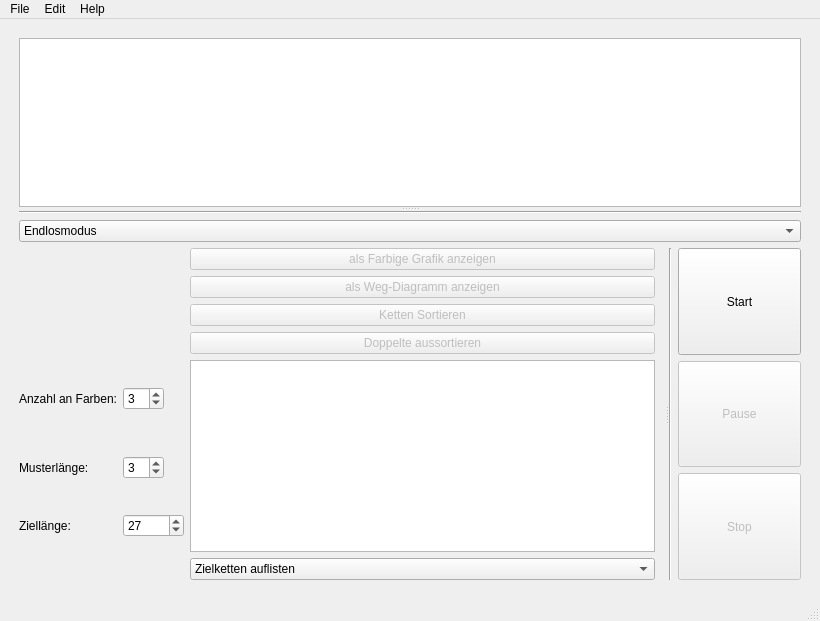
<?xml version="1.0" encoding="UTF-8"?>
<ui version="4.0">
 <class>MainWindow</class>
 <widget class="QMainWindow" name="MainWindow">
  <property name="enabled">
   <bool>true</bool>
  </property>
  <property name="geometry">
   <rect>
    <x>0</x>
    <y>0</y>
    <width>820</width>
    <height>621</height>
   </rect>
  </property>
  <property name="windowTitle">
   <string>MainWindow</string>
  </property>
  <widget class="QWidget" name="centralwidget">
   <layout class="QGridLayout" name="gridLayout_4">
    <item row="0" column="2">
     <spacer name="verticalSpacer">
      <property name="orientation">
       <enum>Qt::Vertical</enum>
      </property>
      <property name="sizeType">
       <enum>QSizePolicy::Fixed</enum>
      </property>
      <property name="sizeHint" stdset="0">
       <size>
        <width>20</width>
        <height>10</height>
       </size>
      </property>
     </spacer>
    </item>
    <item row="1" column="0">
     <spacer name="horizontalSpacer">
      <property name="orientation">
       <enum>Qt::Horizontal</enum>
      </property>
      <property name="sizeType">
       <enum>QSizePolicy::Fixed</enum>
      </property>
      <property name="sizeHint" stdset="0">
       <size>
        <width>10</width>
        <height>20</height>
       </size>
      </property>
     </spacer>
    </item>
    <item row="1" column="3">
     <spacer name="horizontalSpacer_2">
      <property name="orientation">
       <enum>Qt::Horizontal</enum>
      </property>
      <property name="sizeType">
       <enum>QSizePolicy::Fixed</enum>
      </property>
      <property name="sizeHint" stdset="0">
       <size>
        <width>10</width>
        <height>20</height>
       </size>
      </property>
     </spacer>
    </item>
    <item row="3" column="2">
     <spacer name="verticalSpacer_2">
      <property name="orientation">
       <enum>Qt::Vertical</enum>
      </property>
      <property name="sizeType">
       <enum>QSizePolicy::Fixed</enum>
      </property>
      <property name="sizeHint" stdset="0">
       <size>
        <width>20</width>
        <height>10</height>
       </size>
      </property>
     </spacer>
    </item>
    <item row="1" column="2">
     <widget class="QSplitter" name="splitter_2">
      <property name="orientation">
       <enum>Qt::Vertical</enum>
      </property>
      <widget class="QTextBrowser" name="TextBrowser_3">
       <property name="enabled">
        <bool>true</bool>
       </property>
       <property name="cursor" stdset="0">
        <cursorShape>ArrowCursor</cursorShape>
       </property>
       <property name="html">
        <string>&lt;!DOCTYPE HTML PUBLIC &quot;-//W3C//DTD HTML 4.0//EN&quot; &quot;http://www.w3.org/TR/REC-html40/strict.dtd&quot;&gt;
&lt;html&gt;&lt;head&gt;&lt;meta name=&quot;qrichtext&quot; content=&quot;1&quot; /&gt;&lt;style type=&quot;text/css&quot;&gt;
p, li { white-space: pre-wrap; }
&lt;/style&gt;&lt;/head&gt;&lt;body style=&quot; font-family:'Pixellari Bold'; font-size:10pt; font-weight:400; font-style:normal;&quot;&gt;
&lt;p style=&quot;-qt-paragraph-type:empty; margin-top:0px; margin-bottom:0px; margin-left:0px; margin-right:0px; -qt-block-indent:0; text-indent:0px;&quot;&gt;&lt;br /&gt;&lt;/p&gt;&lt;/body&gt;&lt;/html&gt;</string>
       </property>
      </widget>
      <widget class="QWidget" name="verticalLayoutWidget">
       <layout class="QVBoxLayout" name="verticalLayout">
        <item>
         <widget class="Line" name="line">
          <property name="orientation">
           <enum>Qt::Horizontal</enum>
          </property>
         </widget>
        </item>
        <item>
         <widget class="QComboBox" name="ModeChooser">
          <property name="toolTip">
           <string>&lt;html&gt;&lt;head/&gt;&lt;body&gt;&lt;p&gt;Wähle einen Modus aus&lt;/p&gt;&lt;/body&gt;&lt;/html&gt;</string>
          </property>
          <property name="currentIndex">
           <number>2</number>
          </property>
          <item>
           <property name="text">
            <string>Ein einzelner Durchlauf</string>
           </property>
          </item>
          <item>
           <property name="text">
            <string>Bis Ziellänge erreicht ist.</string>
           </property>
          </item>
          <item>
           <property name="text">
            <string>Endlosmodus</string>
           </property>
          </item>
         </widget>
        </item>
        <item>
         <widget class="QSplitter" name="splitter_3">
          <property name="orientation">
           <enum>Qt::Horizontal</enum>
          </property>
          <widget class="QWidget" name="horizontalLayoutWidget_3">
           <layout class="QHBoxLayout" name="horizontalLayout_3">
            <item>
             <layout class="QGridLayout" name="gridLayout">
              <item row="4" column="0">
               <widget class="QLabel" name="label_3">
                <property name="sizePolicy">
                 <sizepolicy hsizetype="Fixed" vsizetype="Preferred">
                  <horstretch>0</horstretch>
                  <verstretch>0</verstretch>
                 </sizepolicy>
                </property>
                <property name="text">
                 <string>Anzahl an Farben:</string>
                </property>
               </widget>
              </item>
              <item row="5" column="0">
               <widget class="QLabel" name="label_4">
                <property name="enabled">
                 <bool>true</bool>
                </property>
                <property name="sizePolicy">
                 <sizepolicy hsizetype="Fixed" vsizetype="Preferred">
                  <horstretch>0</horstretch>
                  <verstretch>0</verstretch>
                 </sizepolicy>
                </property>
                <property name="text">
                 <string>Musterlänge:</string>
                </property>
               </widget>
              </item>
              <item row="0" column="2">
               <widget class="QPushButton" name="DisplayButton">
                <property name="enabled">
                 <bool>false</bool>
                </property>
                <property name="text">
                 <string>als Farbige Grafik anzeigen</string>
                </property>
               </widget>
              </item>
              <item row="5" column="1">
               <widget class="QSpinBox" name="PatternChooser">
                <property name="enabled">
                 <bool>true</bool>
                </property>
                <property name="sizePolicy">
                 <sizepolicy hsizetype="Fixed" vsizetype="Fixed">
                  <horstretch>0</horstretch>
                  <verstretch>0</verstretch>
                 </sizepolicy>
                </property>
                <property name="wrapping">
                 <bool>false</bool>
                </property>
                <property name="frame">
                 <bool>true</bool>
                </property>
                <property name="minimum">
                 <number>1</number>
                </property>
                <property name="maximum">
                 <number>10</number>
                </property>
                <property name="value">
                 <number>3</number>
                </property>
               </widget>
              </item>
              <item row="1" column="2">
               <widget class="QPushButton" name="DiagramButton">
                <property name="enabled">
                 <bool>false</bool>
                </property>
                <property name="text">
                 <string>als Weg-Diagramm anzeigen</string>
                </property>
               </widget>
              </item>
              <item row="4" column="2" rowspan="3">
               <widget class="QTextBrowser" name="info">
                <property name="sizePolicy">
                 <sizepolicy hsizetype="Expanding" vsizetype="MinimumExpanding">
                  <horstretch>0</horstretch>
                  <verstretch>0</verstretch>
                 </sizepolicy>
                </property>
               </widget>
              </item>
              <item row="2" column="2">
               <widget class="QPushButton" name="SortButton">
                <property name="enabled">
                 <bool>false</bool>
                </property>
                <property name="text">
                 <string>Ketten Sortieren</string>
                </property>
               </widget>
              </item>
              <item row="6" column="0">
               <widget class="QLabel" name="label_5">
                <property name="sizePolicy">
                 <sizepolicy hsizetype="Fixed" vsizetype="Preferred">
                  <horstretch>0</horstretch>
                  <verstretch>0</verstretch>
                 </sizepolicy>
                </property>
                <property name="text">
                 <string>Ziellänge:</string>
                </property>
               </widget>
              </item>
              <item row="8" column="2">
               <widget class="QComboBox" name="InfoChooser">
                <property name="currentIndex">
                 <number>1</number>
                </property>
                <item>
                 <property name="text">
                  <string>aktuellsten Längenrekord anzeigen</string>
                 </property>
                </item>
                <item>
                 <property name="text">
                  <string>Zielketten auflisten</string>
                 </property>
                </item>
               </widget>
              </item>
              <item row="4" column="1">
               <widget class="QSpinBox" name="ColorChooser">
                <property name="sizePolicy">
                 <sizepolicy hsizetype="Fixed" vsizetype="Fixed">
                  <horstretch>0</horstretch>
                  <verstretch>0</verstretch>
                 </sizepolicy>
                </property>
                <property name="minimum">
                 <number>1</number>
                </property>
                <property name="maximum">
                 <number>10</number>
                </property>
                <property name="value">
                 <number>3</number>
                </property>
               </widget>
              </item>
              <item row="3" column="2">
               <widget class="QPushButton" name="SortoutButton">
                <property name="enabled">
                 <bool>false</bool>
                </property>
                <property name="text">
                 <string>Doppelte aussortieren</string>
                </property>
               </widget>
              </item>
              <item row="6" column="1">
               <widget class="QSpinBox" name="GoalChooser">
                <property name="sizePolicy">
                 <sizepolicy hsizetype="Fixed" vsizetype="Fixed">
                  <horstretch>0</horstretch>
                  <verstretch>0</verstretch>
                 </sizepolicy>
                </property>
                <property name="minimum">
                 <number>1</number>
                </property>
                <property name="maximum">
                 <number>10000</number>
                </property>
                <property name="value">
                 <number>27</number>
                </property>
               </widget>
              </item>
              <item row="2" column="3">
               <spacer name="horizontalSpacer_3">
                <property name="orientation">
                 <enum>Qt::Horizontal</enum>
                </property>
                <property name="sizeType">
                 <enum>QSizePolicy::Fixed</enum>
                </property>
                <property name="sizeHint" stdset="0">
                 <size>
                  <width>10</width>
                  <height>20</height>
                 </size>
                </property>
               </spacer>
              </item>
             </layout>
            </item>
           </layout>
          </widget>
          <widget class="QWidget" name="gridLayoutWidget_2">
           <layout class="QGridLayout" name="gridLayout_3">
            <item row="0" column="1">
             <widget class="QPushButton" name="Start_2">
              <property name="sizePolicy">
               <sizepolicy hsizetype="Minimum" vsizetype="MinimumExpanding">
                <horstretch>0</horstretch>
                <verstretch>0</verstretch>
               </sizepolicy>
              </property>
              <property name="text">
               <string>Start</string>
              </property>
             </widget>
            </item>
            <item row="2" column="1">
             <widget class="QPushButton" name="Stop_2">
              <property name="enabled">
               <bool>false</bool>
              </property>
              <property name="sizePolicy">
               <sizepolicy hsizetype="Minimum" vsizetype="Expanding">
                <horstretch>0</horstretch>
                <verstretch>0</verstretch>
               </sizepolicy>
              </property>
              <property name="text">
               <string>Stop</string>
              </property>
             </widget>
            </item>
            <item row="1" column="1">
             <widget class="QPushButton" name="Pause_2">
              <property name="enabled">
               <bool>false</bool>
              </property>
              <property name="sizePolicy">
               <sizepolicy hsizetype="Minimum" vsizetype="Expanding">
                <horstretch>0</horstretch>
                <verstretch>0</verstretch>
               </sizepolicy>
              </property>
              <property name="text">
               <string>Pause</string>
              </property>
             </widget>
            </item>
            <item row="0" column="0" rowspan="3">
             <widget class="Line" name="line_2">
              <property name="orientation">
               <enum>Qt::Vertical</enum>
              </property>
             </widget>
            </item>
           </layout>
          </widget>
         </widget>
        </item>
       </layout>
      </widget>
     </widget>
    </item>
   </layout>
  </widget>
  <widget class="QStatusBar" name="statusbar"/>
  <widget class="QMenuBar" name="menubar">
   <property name="geometry">
    <rect>
     <x>0</x>
     <y>0</y>
     <width>820</width>
     <height>22</height>
    </rect>
   </property>
   <widget class="QMenu" name="menuFile">
    <property name="title">
     <string>File</string>
    </property>
    <addaction name="actionSave_as"/>
    <addaction name="actionOpen"/>
    <addaction name="separator"/>
    <addaction name="actionQuit"/>
   </widget>
   <widget class="QMenu" name="menuEdit">
    <property name="title">
     <string>Edit</string>
    </property>
    <addaction name="actionStart"/>
    <addaction name="actionPause"/>
    <addaction name="actionStop"/>
    <addaction name="actionClear_console"/>
   </widget>
   <widget class="QMenu" name="menuHelp">
    <property name="title">
     <string>Help</string>
    </property>
    <addaction name="actionAbout"/>
    <addaction name="actionGithub"/>
   </widget>
   <addaction name="menuFile"/>
   <addaction name="menuEdit"/>
   <addaction name="menuHelp"/>
  </widget>
  <action name="actionSave_as">
   <property name="enabled">
    <bool>true</bool>
   </property>
   <property name="text">
    <string>Save as...</string>
   </property>
   <property name="shortcut">
    <string>Ctrl+S</string>
   </property>
  </action>
  <action name="actionQuit">
   <property name="text">
    <string>Quit</string>
   </property>
   <property name="shortcut">
    <string>Ctrl+Q</string>
   </property>
  </action>
  <action name="actionStart">
   <property name="text">
    <string>Start</string>
   </property>
   <property name="shortcut">
    <string>Return</string>
   </property>
  </action>
  <action name="actionPause">
   <property name="text">
    <string>Pause</string>
   </property>
   <property name="shortcut">
    <string>Space</string>
   </property>
  </action>
  <action name="actionStop">
   <property name="text">
    <string>Stop</string>
   </property>
   <property name="shortcut">
    <string>Esc</string>
   </property>
  </action>
  <action name="actionClear_console">
   <property name="text">
    <string>Clear console</string>
   </property>
   <property name="shortcut">
    <string>Ctrl+Backspace</string>
   </property>
  </action>
  <action name="actionAbout">
   <property name="enabled">
    <bool>false</bool>
   </property>
   <property name="text">
    <string>About</string>
   </property>
  </action>
  <action name="actionGithub">
   <property name="enabled">
    <bool>false</bool>
   </property>
   <property name="text">
    <string>Github</string>
   </property>
  </action>
  <action name="actionOpen">
   <property name="text">
    <string>Open...</string>
   </property>
   <property name="shortcut">
    <string>Ctrl+O</string>
   </property>
  </action>
 </widget>
 <resources/>
 <connections/>
</ui>
